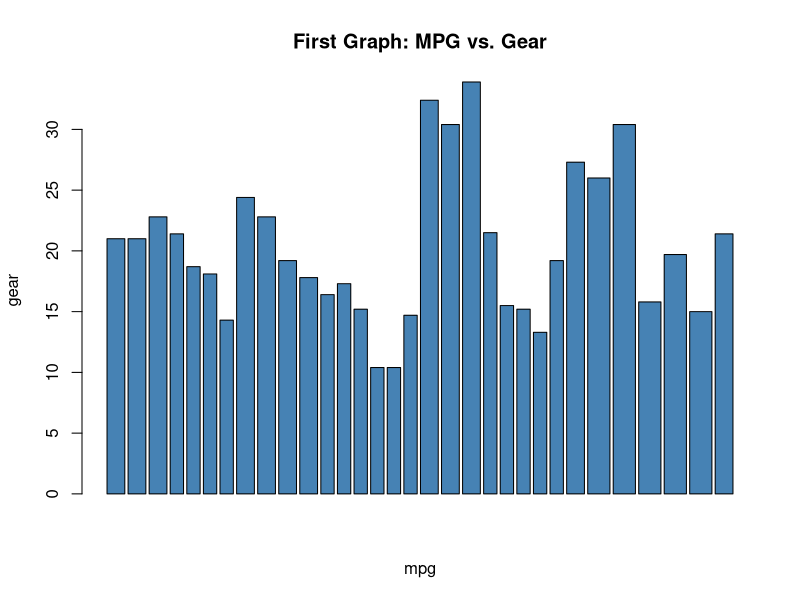
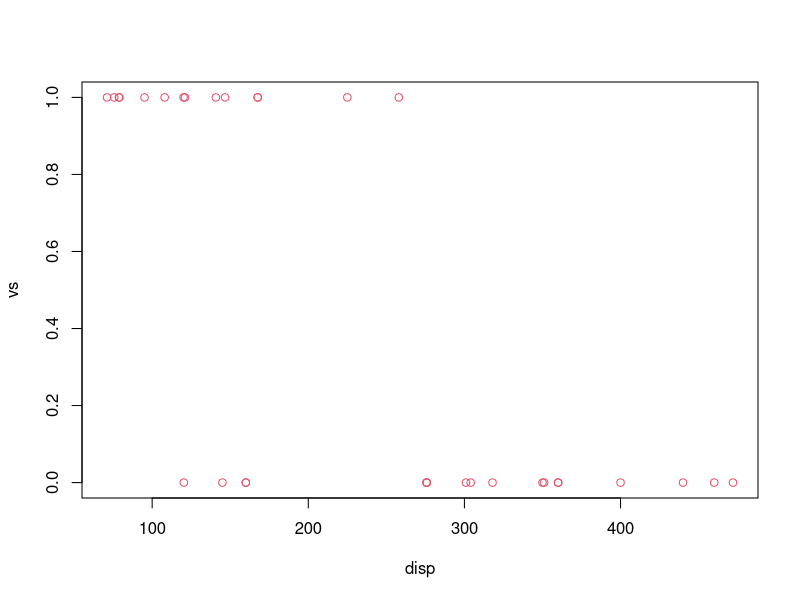
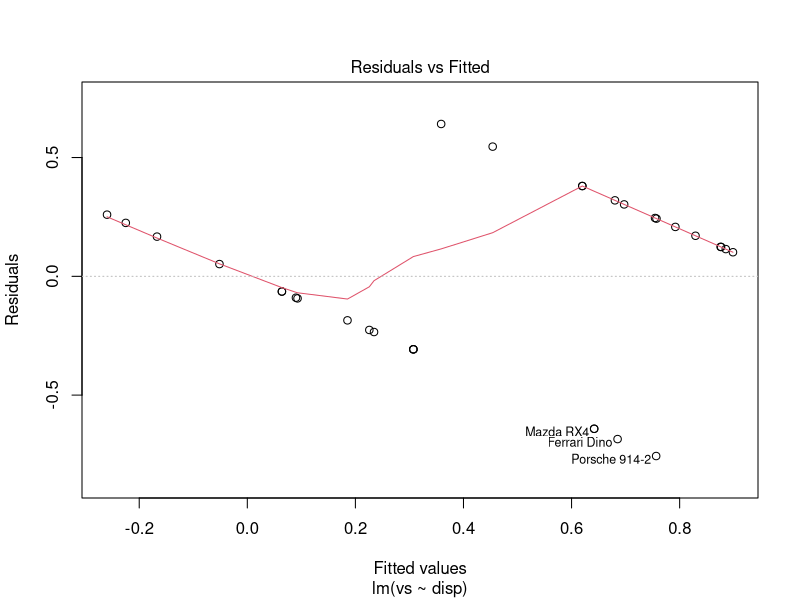
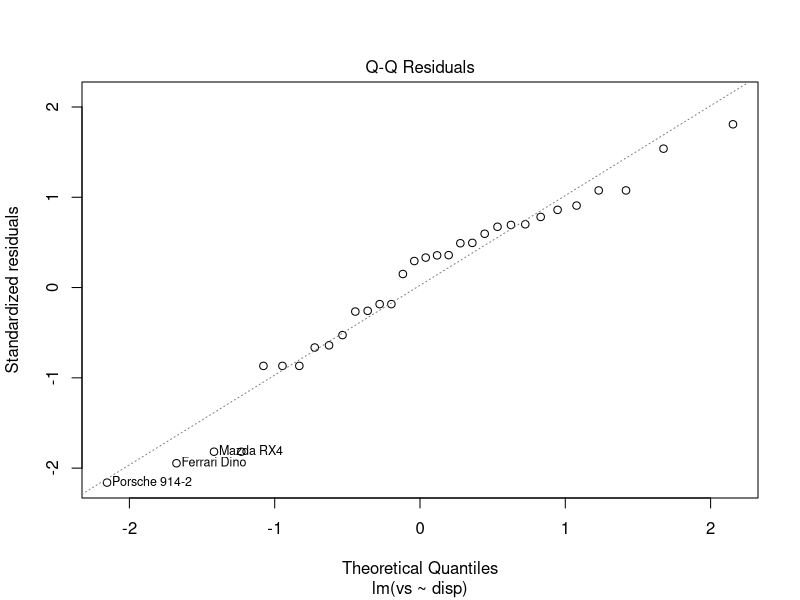
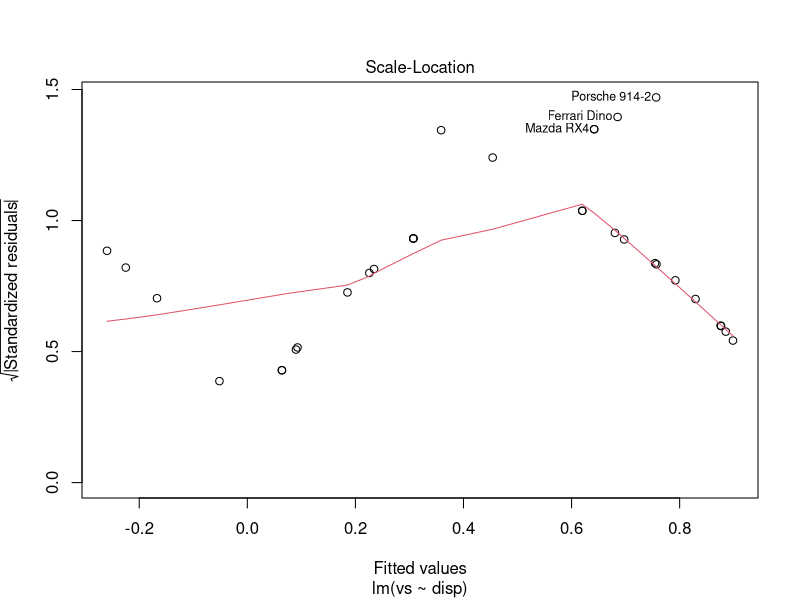
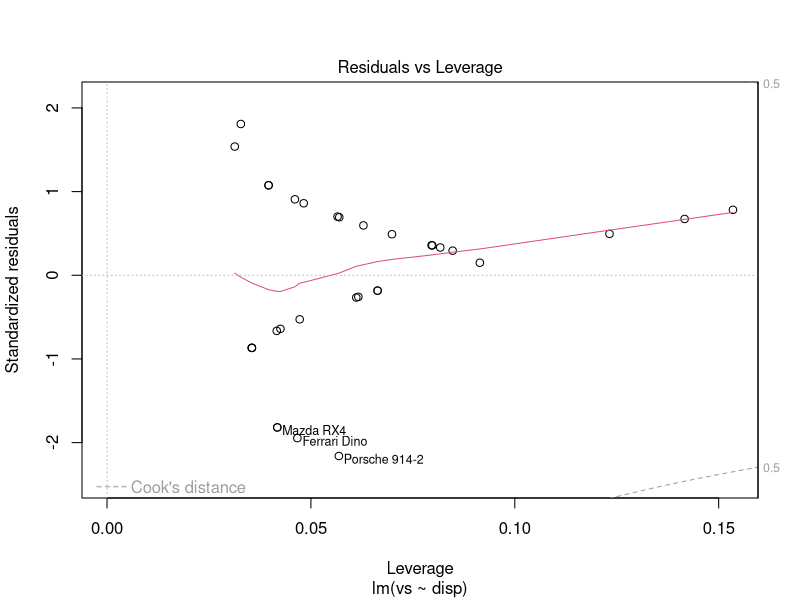
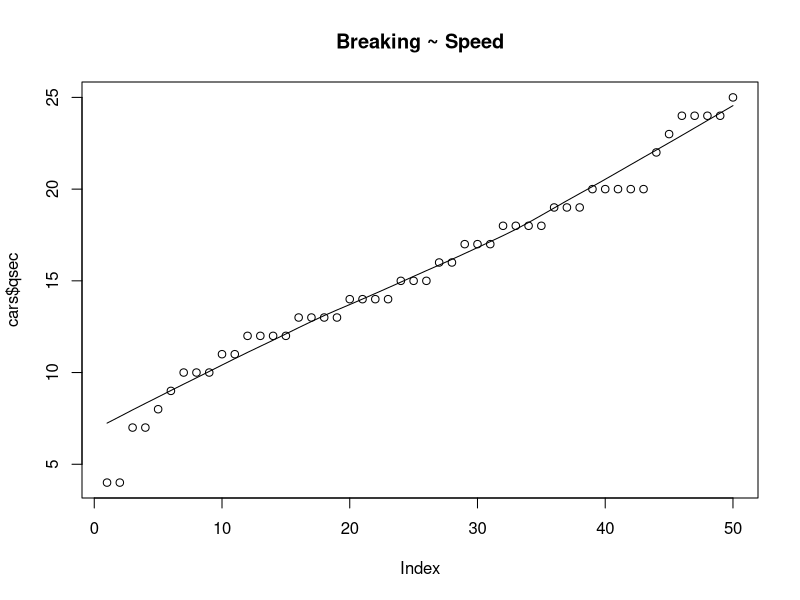
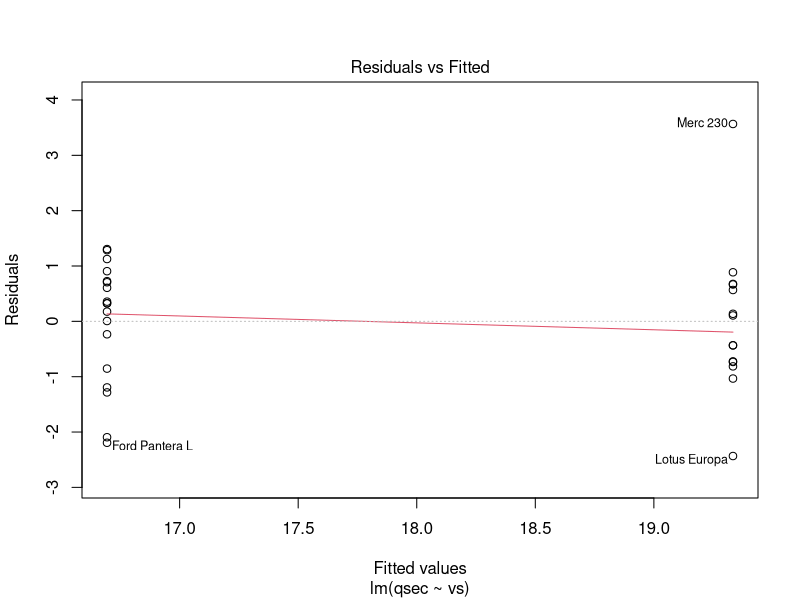

R code for these plots, in order:
## ---- chunk 1
print("General RStudio Work")
## ---- chunk 2
sum(5:55)
## ---- chunk 3
sum(5:10)
## ---- chunk 4
sum(5:20)
## ---- chunk 5
sum(5:100)
## ---- chunk 6
print("Fibbonaci Series")
## ---- chunk 7
fibonacci <- function(n) {
  if (n ==1) {
    return(0)
    } else if (n ==2) {
      return(1)
    } else {
      fib_seq <- c(0,1)
      for (i in 3:n) {
        next_num <- fib_seq[i-1] + fib_seq[i-2]
        fib_seq <- c(fib_seq, next_num)
      }
    return(fib_seq)
  }
}
## ---- chunk 8
n_entries <- 12
fib_series <- fibonacci(n_entries)
## ---- chunk 9
print(fib_series)
## ---- chunk 10
print("mtcars dataset visualisation")
## ---- chunk 11
data(mtcars)
## ---- chunk 12
head(mtcars)
## ---- chunk 13
installed.packages("ggplot2")
library(ggplot2)
## ---- chunk 14
names(mtcars)
## ---- chunk 15
barplot(mtcars$mpg, mtcars$gear,
     col='steelblue',
     main='First Graph: MPG vs. Gear',
     xlab='mpg',
     ylab='gear')
## ---- chunk 16
plot(vs ~ disp, data = mtcars, col=2)
## ---- chunk 17
fit <- lm(vs ~ disp, data = mtcars)
## ---- chunk 18
summary(fit)
## ---- chunk 19
abline(plot(fit),col=4,lwd=6)
## ---- chunk 20
print("mtcars dataset: GGplots and Linear Models 2")
## ---- chunk 21
names(mtcars)
## ---- chunk 22
scatter.smooth(x=cars$speed, y=cars$qsec, main="Breaking ~ Speed")  
## ---- chunk 23
third_graph <- lm(qsec ~ vs, data = mtcars)
summary(third_graph)
## ---- chunk 24
abline(plot(third_graph),col=3,lwd=2)
